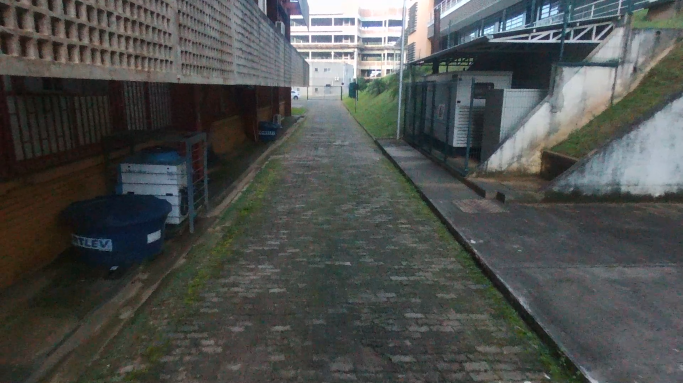
%> input picture backup/2018/Vision/Screenshot_2.png, 1365 x 766 px (shown at 1/2 size)
$ octave --eval "result = plotLinesOnVid2(imread('../../backup/2018/Vision/Screenshot_2.png'));"   (GNU Octave 9; MATLAB toolbox functions it lacks are replaced by stand-ins)
%> lines starting %> are read from the running program, lines starting %| are printed output that depends on the picture
function [lines,th] = plotLinesOnVid2(img1)
%UNTITLED2 Summary of this function goes here
%   Detailed explanation goes here
%%
%  img1 = imread('C:\Users\alexa\Dropbox\AuRoRA 2018\Vision\Screenshot_2.png');
t = tic;
med = uint8(mean(img1,3));
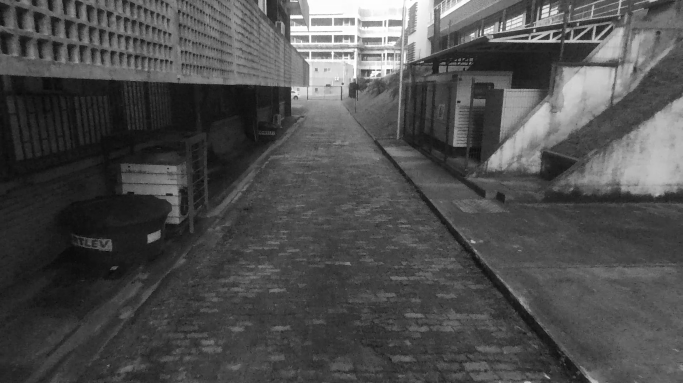
%> med: size 766x1365 uint8 (shown at 1/2 size); min 1, max 255, mean 77.9
img = img1-med;

I = impyramid(img, 'reduce');
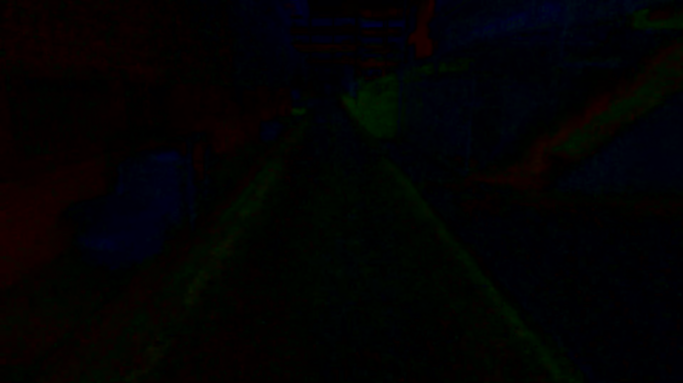
%> I: size 383x683x3 uint8; mean R, G, B 2.4, 2.2, 2.8
I = impyramid(I, 'reduce');
%> I: size 192x342x3 uint8
I = impyramid(I, 'reduce');
%> I: size 96x171x3 uint8

img = impyramid(img, 'reduce');
img = impyramid(img, 'reduce');
img = impyramid(img, 'reduce');

BW1 = rgb2gray(img1);
% BW1 = imbinarize(BW1,'adaptive');
BW1 = impyramid(BW1, 'reduce');
%> BW1: size 383x683 uint8
BW1 = impyramid(BW1, 'reduce');
%> BW1: size 192x342 uint8
BW1 = impyramid(BW1, 'reduce');
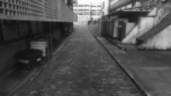
%> BW1: size 96x171 uint8; min 14, max 253, mean 78.5
% for ii = 1:3
BW = edge(BW1,'canny');
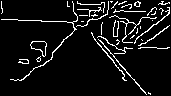
%> BW: size 96x171 logical; 7.6% white in thin lines or dots
% BW = imopen(BW,strel('line',1,0));
% BW = imopen(BW,strel('line',5,90));
BW = imclose(BW,strel('line',5,45));
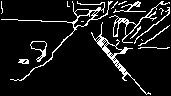
%> BW: size 96x171 logical; 9.3% white in thin lines or dots
% BW = edge(BW1(:,:,ii),'canny');

[H,T,R] = hough(BW);
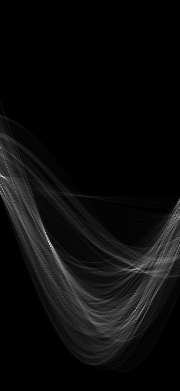
%> H: size 391x180 double; min 0, max 83, mean 3.9; drawn with min black and max white
%> T = 180 values from -90 to 89; R = 391 values from -195 to 195
P  = houghpeaks(H,5,'threshold',ceil(0.3*max(H(:))));
%> P = [177 3; 242 49; 247 51; 233 46; 269 138]
x = T(P(:,2)); y = R(P(:,1));
%> after `x = T(P(:,2))`: x = [-88 -42 -40 -45 47]
%> after `y = R(P(:,1))`: y = [-19 46 51 37 73]


lines = houghlines(BW,T,R,P,'FillGap',5,'MinLength',7);
%> lines = 9 lines; longest, point1 to point2 (x, y): (98, 38) to (147, 95), (97, 39) to (147, 95), (19, 21) to (67, 22), (103, 50) to (127, 75), (77, 30) to (53, 53), (36, 68) to (22, 81)


img1 = impyramid(img1, 'reduce');
img1 = impyramid(img1, 'reduce');
%> img1: size 192x342x3 uint8
img1 = impyramid(img1, 'reduce');
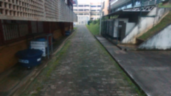
%> img1: size 96x171x3 uint8; mean R, G, B 76.9, 79.6, 77.5

% figure(1)
% imshow(img1)
% hold on
max_len = 0;
for k = 1:length(lines)
   xy = [lines(k).point1; lines(k).point2];

%    plot(xy(:,1),xy(:,2),'LineWidth',2,'Color','green');

   % Plot beginnings and ends of lines
%    plot(xy(1,1),xy(1,2),'x','LineWidth',2,'Color','yellow');
%    plot(xy(2,1),xy(2,2),'x','LineWidth',2,'Color','red');

   % Determine the endpoints of the longest line segment
   len = norm(lines(k).point1 - lines(k).point2);
   if ( len > max_len)
      max_len = len;
      xy_long = xy;
      th = T(k);
   end
end
%> this loop made 9 passes
%> (len, max_len, xy_long) on passes 1 to 4: (12, 12, [2 20; 14 20]), (48.01, 48.01, [19 21; 67 22]), (75.07, 75.07, [97 39; 147 95]), (75.17, 75.17, [98 38; 147 95])
%> (xy, len) on passes 5 to 9: ([103 50; 127 75], 34.66), ([136 83; 147 95], 16.28), ([100 8; 92 16], 11.31), ([77 30; 53 53], 33.24), ([36 68; 22 81], 19.1)
%> `result = plotLinesOnVid2(imread('../../backup/2018/Vision/Screenshot_2..`: result has the same summary as lines in plotLinesOnVid2
% plot(xy_long(:,1),xy_long(:,2),'LineWidth',2,'Color','cyan')
disp(toc(t))
% [9 lines of commented-out code are left out]
%%
end

$ run again, on backup/2018/Vision/Screenshot_1.png
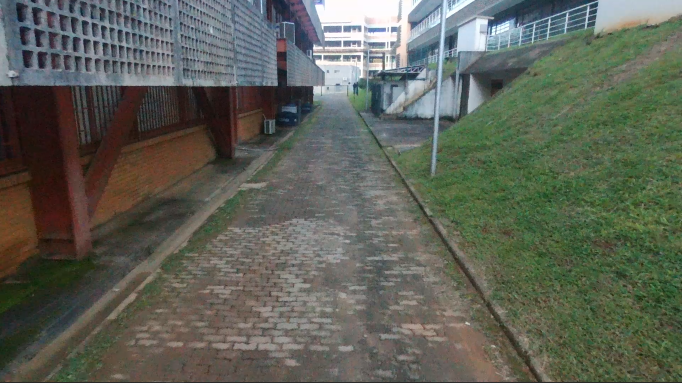
%> input picture backup/2018/Vision/Screenshot_1.png, 1364 x 765 px (shown at 1/2 size)
%> in plotLinesOnVid2, `BW = edge(BW1,'canny');`:
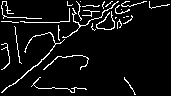
%> BW: size 96x171 logical; 6.5% white in thin lines or dots
%> T = 180 values from -90 to 89; R = 391 values from -195 to 195
%> P = [175 2; 268 140; 269 143; 180 4; 230 168]
%> x = [-89 49 52 -87 77]
%> y = [-21 72 73 -16 34]
%> lines = 10 lines; longest, point1 to point2 (x, y): (50, 54) to (14, 85), (5, 17) to (42, 19), (46, 58) to (19, 80), (30, 23) to (60, 23), (118, 2) to (103, 14), (82, 26) to (69, 37)
%> in plotLinesOnVid2, `img1 = impyramid(img1, 'reduce');`:
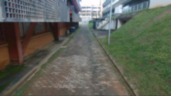
%> img1: size 96x171x3 uint8; mean R, G, B 93.9, 97.7, 87
%> the loop in plotLinesOnVid2, `for k = 1:length(lines)` made 10 passes
%> (len, max_len, xy_long) on passes 1, 2, 5: (10, 10, [2 22; 12 22]), (30, 30, [30 23; 60 23]), (47.51, 47.51, [50 54; 14 85])
%> result has the same summary as lines in plotLinesOnVid2
